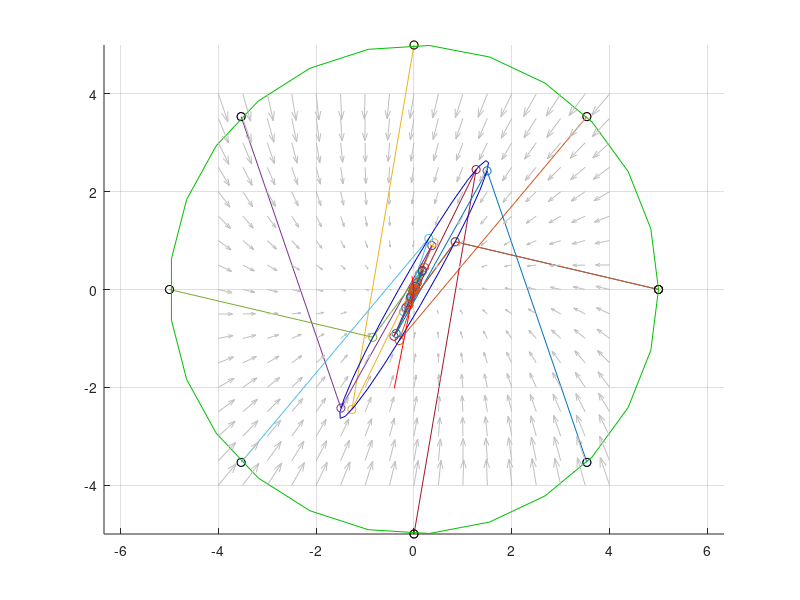

This chart was generated by the following MATLAB code:
%% Problem dynamiki w przestrzeni fazowej
clear all;
%% konstruowanie macierzy o zadanym widmie
l1 = 1.3*rand();
l2 = -0.6 *rand();
v1 = [-0.5, 3.3]'; 
v2 = [1, 5]';

%dfsakfjds
v1scaled = v1./sqrt(sum(v1'*v1));
v2scaled = v2./sqrt(sum(v2'*v2));

V = [v1, v2];
V = rand(2);
D = [l1, 0; 0, l2];

A = V*[l1 0; 0 l2]*(V^-1);

f = @(x) A*x;

%% konstruowanie zbioru punktow X0 rozlozonych na okregu 
R = 5;
X0 = R*exp(1i * (0:pi/4:2*pi)); X0 = [real(X0); imag(X0)];
T0 = length(X0);

%% obliczanie trajektorii ukladu dla wybranych punktow poczatkowych
T = 20;
for i=1:T0
    x(:, 1+(i-1)*T) = X0(:, i);
    for t = 1:T, x(:, t+1 + (i-1)*T) = f(x(:, t + (i-1)*T)); end
end

%% obliczanie wartosci i wektorow wlasnych macierzy A
[V, D] = eig(A)
veig1 = V(:,1);
veig2 = V(:,2);

veig1scaled = veig1./sum(veig1'*veig1);
vieg2scaled = veig2./sum(veig2'*veig2);

%% ilustracja trajektorii w przestrzeni stanow
clf; 
fig = figure(1);
hold on;
for i=1:T0
    plot(x(1, 1+(i-1)*T:i*T), x(2, 1+(i-1)*T:i*T), '-o');
    plot(x(1, 1+(i-1)*T), x(2, 1+(i-1)*T), 'ko');
end;

%% ilustracja obrazu Y = AX0

Ximage = R*exp(1i * (0:8*pi/100:2*pi)); Ximage = [real(Ximage); imag(Ximage)];
Yimage = A*Ximage;

plot(Ximage(1,:), Ximage(2,:), 'Color', 0.75*[0, 1, 0]);
plot(Yimage(1,:), Yimage(2,:), 'Color', 0.75*[0, 0, 1]);

%% ilustracja wektorow lambda_i, v_i

% wektory uzyte do konstrukcji macierzy A
lv1 = l1 * v1;
lv2 = l2 * v2;

plot([0, lv1(1)], [0, lv1(2)], 'r-');
plot([0, lv2(1)], [0, lv2(2)], 'r-');

% wektory uzyskane przez matlaba
%kierunki wektorow pokrywaja sie w obu przypadkach
leigv1 = D(1, 1) * veig1;
leigv2 = D(2, 2) * veig2;

% plot([0, leigv1(1)], [0, leigv1(2)], 'Color', 0.75*[1, 1, 0]);
% plot([0, leigv2(1)], [0, leigv2(2)], 'Color', 0.75*[1, 1, 0]);


%% ilustracja pola wektorowego okreslajacego trajektorie ukladu
Ad = A - eye(2);
[x1, x2] = meshgrid(-4:0.5:4);
u = Ad(1,1).*x1 + Ad(1,2).*x2;
v = Ad(2,1).*x1 + Ad(2,2).*x2;
quiver(x1, x2, u, v, 'Color', 0.75*[1 1 1], 'Autoscale', 'On');
grid on;
axis equal;

%% drukowanie
set(fig, 'PaperUnits', 'centimeters');
set(fig, 'PaperSize', [20 20]);
figureName = ['demo2'];
%figureName = 'demo';
print(['images/', figureName, '.pdf'], '-dpdf', '-bestfit');
